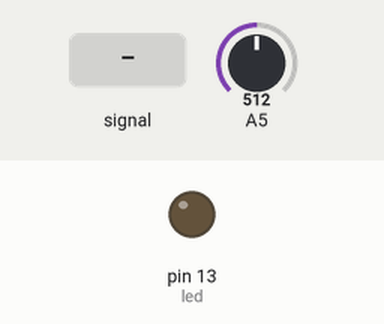
The sketch below on a simulated Arduino Uno, built with avr-gcc and run on an emulated ATmega328P. Parts: output pins drawn as LEDs (lit = HIGH). The inputs (shaded band) are chosen by the test bench; at power-on: A5 = 512.

Above: at 1.2 s.
1.3 s: A5 fed a 200 Hz sine of ±460 counts around its level
At 2.79 s:
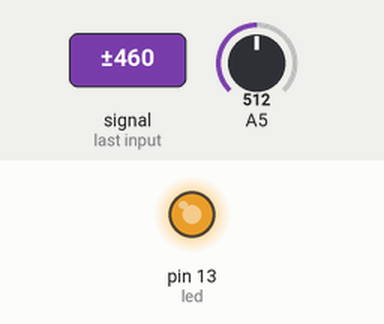
4.3 s: A5 set to 716
Timing chart, 0 to 7.3 s (numbered marks = the images above; inputs shaded):
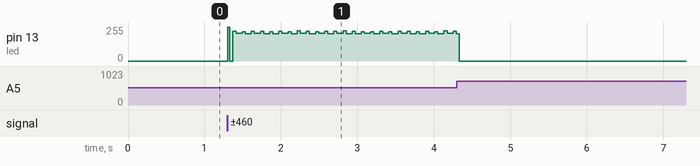

The sketch:

adc_test.ino
```cpp
#include "adc.h"
#include <avr/interrupt.h>

int led = 13;

volatile uint16_t adc_value;

// the ISR will be called when an A2D conversion completes
ISR(ADC_vect) {
	if (adc_value < 128) {
		digitalWrite(led, HIGH);
		delay(1000);
	}
	else {
		digitalWrite(led, LOW);
	}
}

void setup(){
	pinMode(led, OUTPUT); // initialize the digital pin as an output
	adc_init();
	adc_enableInterrupt(); // enable ADC interrupt
	sei(); // enable global interrupts
}

void loop() {
	adc_value = adc_read(5); // read adc value at A5
}
```
